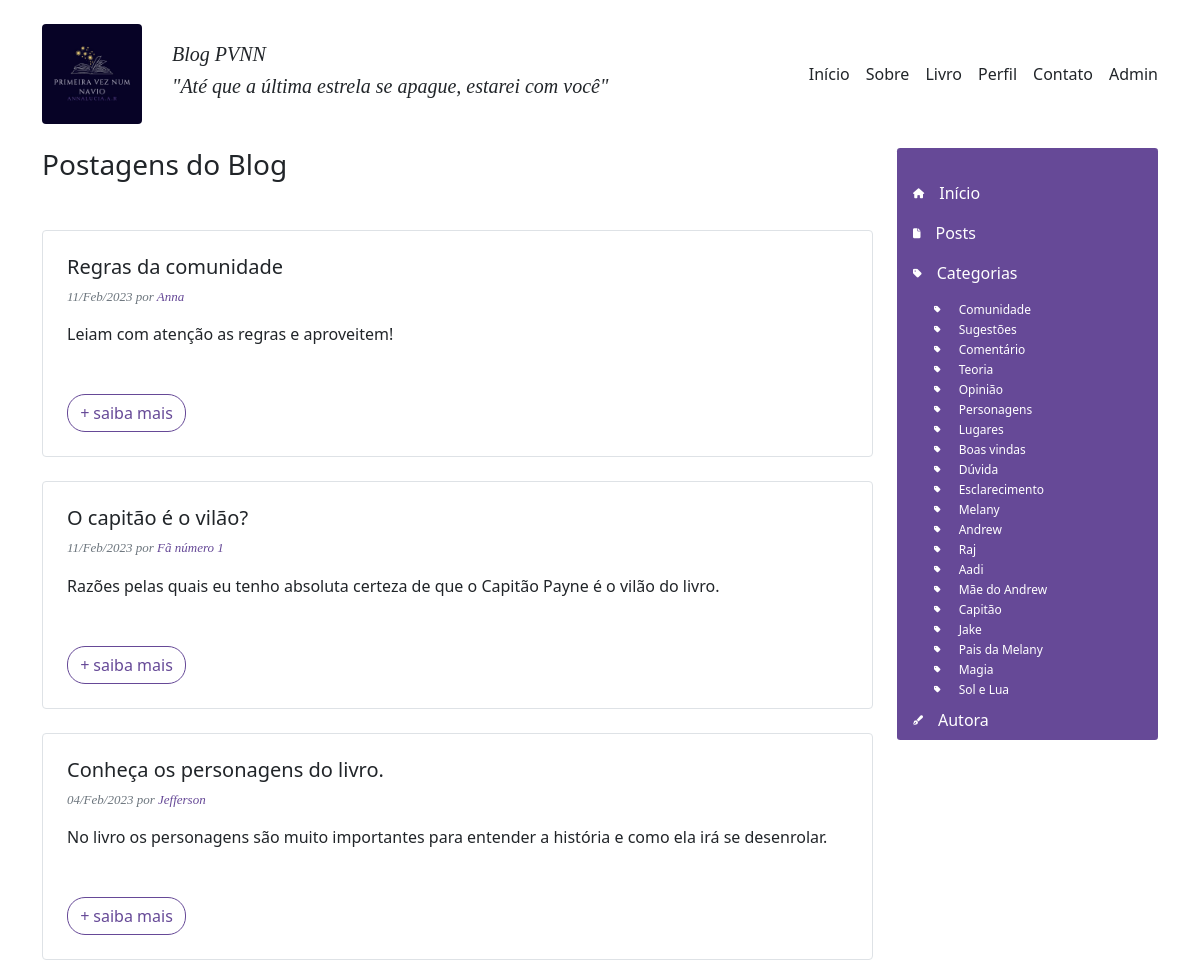
Page /app/controllers/BlogController.php?action=page_posts (upper part) on the earlier database version.
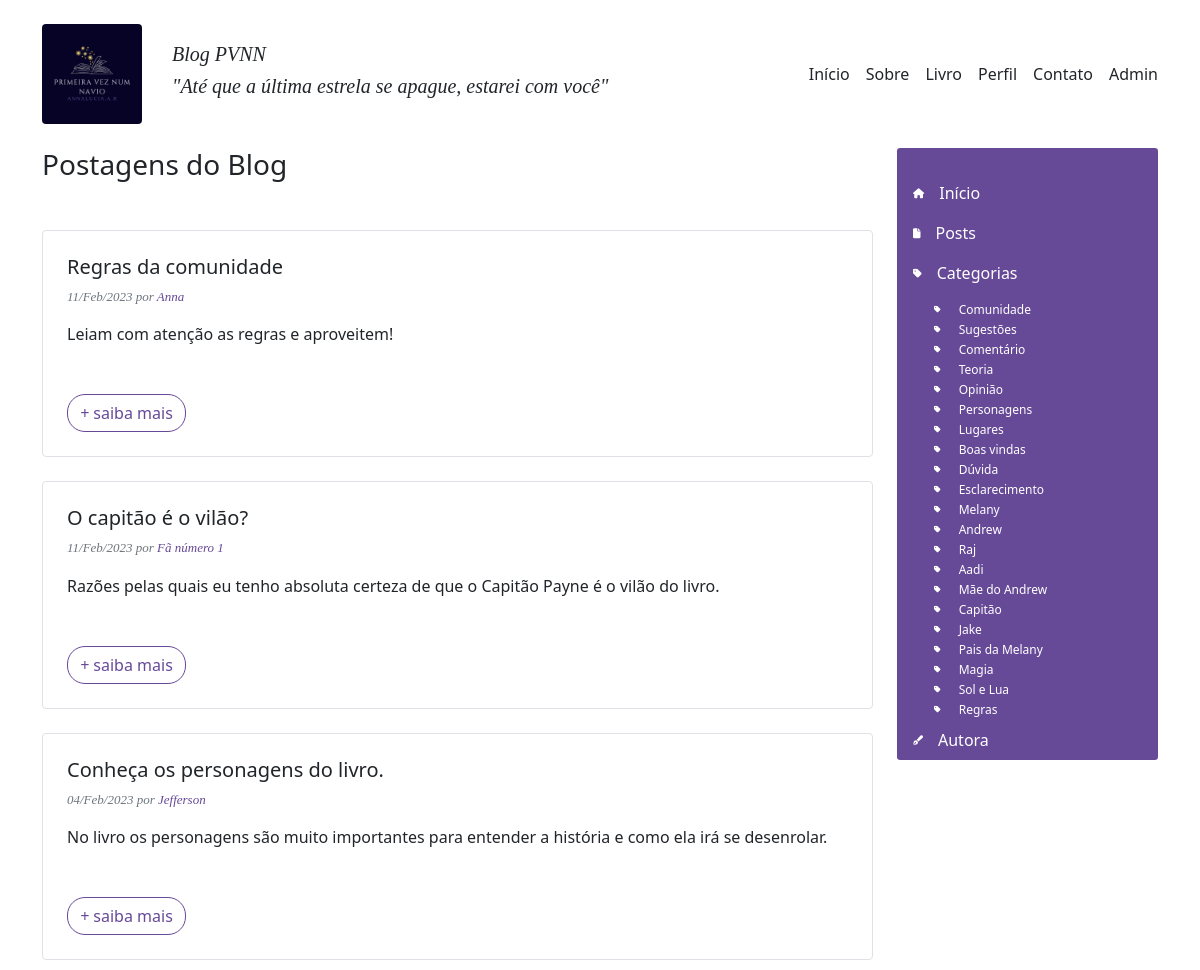
Same page on the later database version.
### tables this page shows
CREATE TABLE `postagens` (
  `idPosts` int(4) NOT NULL,
  `titulo` text NOT NULL,
  `autor` varchar(50) DEFAULT NULL,
  `resumo` tinytext NOT NULL,
  `texto` longtext DEFAULT NULL,
  `data` datetime NOT NULL DEFAULT current_timestamp(),
  `idCategoria` int(11) NOT NULL
);

CREATE TABLE `categorias` (
  `idCategory` int(4) NOT NULL,
  `tag` varchar(45) NOT NULL
);

### app/repository/PostsRepository.php (called while the page is built, shortened)
<?php
    require_once __DIR__ . "/../connection/Connection.php";
    class PostsRepository {
        public $conn;
        function __construct()
        {
            $this->conn = Connection::getConnection();
        }
        public function findAll(): array {
            $table = $this->conn->query("SELECT * FROM postagens JOIN categorias on postagens.idCategoria = categorias.idCategory");
            $posts  = $table->fetchAll(PDO::FETCH_ASSOC);
            return $posts;
        }
    }

### app/connection/Connection.php (called while the page is built)
<?php
class Connection {
    private static $host = "localhost";
    private static $dbname = "pvnn";
    private static $user = "root";
    private static $password = "bancodedados";
    private static $conn = null;
    public static function getConnection(): PDO {
        if(self::$conn == null) {
            try {
                self::$conn = new PDO("mysql:host=" . self::$host . ";charset=utf8;dbname=" . self::$dbname,
                self::$user,
                self::$password);
                self::$conn->setAttribute(PDO::ATTR_ERRMODE, PDO::ERRMODE_EXCEPTION);
            } catch(Exception $e) {
                print("Erro ao conectar com o banco de dados");
            }
        }
        return self::$conn;
    }
}

### app/repository/CategoryRepository.php (called while the page is built, shortened)
<?php
    require_once __DIR__ . "/../connection/Connection.php";
    class CategoryRepository {
        public $conn;
        function __construct()
        {
            $this->conn = Connection::getConnection();
        }
        public function findAll(): array {
            $table = $this->conn->query("SELECT * FROM categorias");
            $categorias  = $table->fetchAll(PDO::FETCH_ASSOC);
            return $categorias;
        }
    }

### app/views/blog/posts.php (the view, shortened to what this page needs)
<?php include "header.php"; ?>
<div id="posts" class="container ">
  <div class="row">
    <div class="main-content col-9">
        <?php if (isset($_GET['category']) ) : ?>
          <h3 class="mb-5">Postagens da categoria "<?= $_GET['category'] ?>"</h3>
        <?php else: ?>
          <h3 class="mb-5">Postagens do Blog</h3>
        <?php endif; ?>
      <?php foreach ($data['posts'] as $post) : ?>
        <?php $dataFormatada = new DateTime($post['data']); ?>
        <article class="blog-post">
          <div class="border rounded mb-4 p-4">
            <h5 class="blog-post-title"><?= $post['titulo']; ?></h5>
            <p class="data-autor mb-3 text-muted">
                <?= $dataFormatada->format('d/M/Y'); ?> por
                <a href="#" class="data-autor"><?= $post['autor']; ?></a>
            </p>
            <?php if(isset($post['resumo'])): ?>
              <p><?= $post['resumo'] ?></p>
            <?php else: ?>
              <p><?= BlogController::resumir($post['texto'], 30) ?></p>
            <?php endif ?>
            <div class=".post-rodape mt-5 row">
              <div class="col-4">
                <a href="<?= $data['base_path'] ?>/app/controllers/BlogController.php?action=page_post&id_param=<?= $post['idPosts']?>" class="btn btn-outline-primary btn-round">
                  <i class="fa-thin fa-plus"></i> saiba mais</a>
              </div>
            </div>
          </div>
        </article>
      <?php endforeach; ?>
    </div>
    <?php include "menu_lateral.php"; ?>
  </div>
</div>
<?php include "footer.php"; ?>

### app/views/blog/menu_lateral.php
<div class="col-3">
  <nav class="menu-lateral rounded-1">
    <div class="pt-6">
      <ul class="nav column">
        <li class="nav-item">
          <a class="nav-link active" href="<?= $data['base_path']?>">
            <i class="fa-solid fa-house fa-2xs"></i>Início
          </a>
        </li>
        <li class="nav-item">
          <a class="nav-link active" href="<?= $data['base_path']?>/app/controllers/BlogController.php?action=page_posts">
            <i class="fa-solid fa-file fa-2xs"></i>Posts
          </a>
        </li>
        <li class="nav-item">
          <a class="nav-link active" href="#">
            <i class="fa-solid fa-tag fa-2xs"></i>Categorias
            <ul class="sublist">
              <?php foreach($data['categories'] as $category): ?>
                <li>
                    <a href="<?= $data['base_path']?>/app/controllers/BlogController.php?action=page_posts_category&category=<?= $category['tag']?>">
                      <i class="fa-solid fa-tag fa-2xs"></i> <?= $category['tag'] ?>
                    </a>
                </li>
              <?php endforeach; ?>
            </ul>
          </a>
        </li>
        <li class="nav-item">
          <a class="nav-link active" href="<?= $data['base_path']?>/app/controllers/BlogController.php?action=page_autora">
            <i class="fa-solid fa-pen-fancy fa-2xs"></i>Autora
          </a>
        </li>
      </ul>
    </div>
  </nav>
</div>

Differences in the rows shown:
added categorias: tag "Regras"
